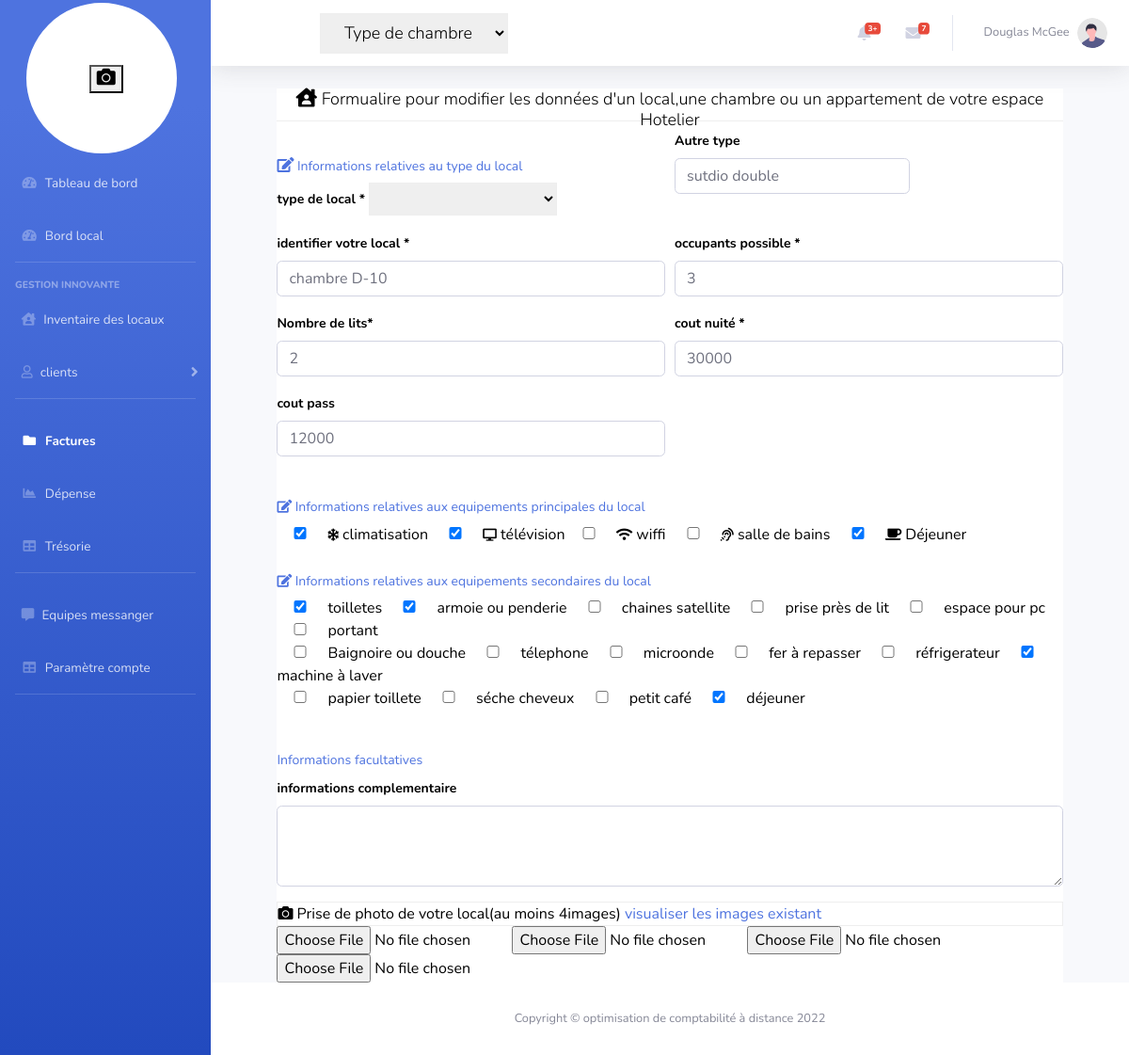
The app's page /edit_data_home.php?home=9987670 (signed in), older data.
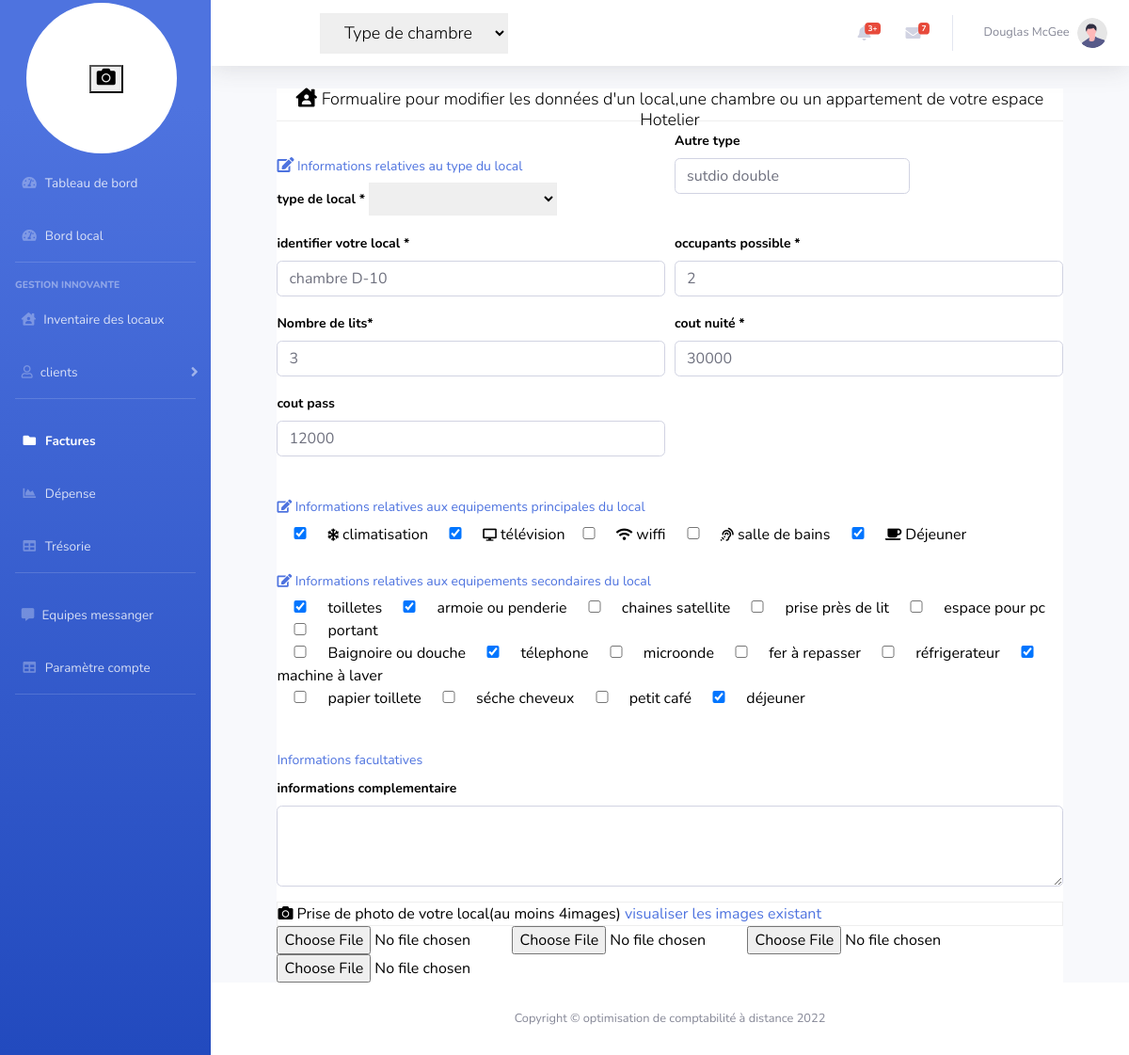
The same page, newer data.
### tables this page shows
CREATE TABLE IF NOT EXISTS `chambre` (
  `id` int(11) NOT NULL AUTO_INCREMENT,
  `id_chambre` int(11) NOT NULL,
  `chambre` varchar(40) NOT NULL,
  `email_ocd` varchar(60) NOT NULL,
  `type_logement` varchar(30) NOT NULL,
  `cout_nuite` varchar(18) NOT NULL,
  `cout_pass` varchar(18) NOT NULL,
  `occupant` tinyint(2) NOT NULL,
  `nombre_lits` tinyint(2) NOT NULL,
  `equipement` varchar(500) NOT NULL,
  `equipements` varchar(300) NOT NULL,
  `infos` varchar(400) NOT NULL,
  `icons` varchar(200) NOT NULL,
  `type` tinyint(2) NOT NULL,
  PRIMARY KEY (`id`),
  UNIQUE KEY `id_chambre` (`id_chambre`),
  KEY `email_ocd` (`email_ocd`)
);

### edit_data_home.php (the view, shortened to what this page needs)
<?php
include('connecte_db.php');
   $home = $_GET['home'];
    $req=$bds->prepare('SELECT id,id_chambre,chambre,type_logement,occupant,nombre_lits,equipements,equipement,cout_nuite,cout_pass,icons,infos FROM chambre WHERE id_chambre= :id_chambre');
    $req->execute(array(':id_chambre'=>$home));
	$donnees = $req->fetch();
	$data = $donnees['equipement'];
	$data1  = $donnees['equipements'];
?>
<!DOCTYPE html>
<html lang="en">
<head>
    <link href="vendor/fontawesome-free/css/all.min.css" rel="stylesheet" type="text/css">
    <link href="css/sb-admin-2.min.css" rel="stylesheet">
    <link href="vendor/datatables/dataTables.bootstrap4.min.css" rel="stylesheet">
</head>
<body id="page-top">
           <?php include('inc_menu_principale.php');?>
        <div id="content-wrapper" class="d-flex flex-column">
            <div id="content">
                <nav class="navbar navbar-expand navbar-light bg-white topbar mb-4 static-top shadow">
                    <form
                        class="navbar-search">
                        <div class="input-group">
                        <div class="input"><select class="form-select form-select-sm" aria-label=".form-select-sm example">
                           <option selected>Type de chambre</option>
                         </select>
                          </div>
                        </div>
                    </form>
                    <ul class="navbar-nav ml-auto">
                        <li class="nav-item dropdown no-arrow mx-1">
                            <a class="nav-link dropdown-toggle" href="#" id="alertsDropdown" role="button"
                                data-toggle="dropdown" aria-haspopup="true" aria-expanded="false">
                                <i class="fas fa-bell fa-fw"></i>
                                <span class="badge badge-danger badge-counter">3+</span>
                            </a>
                        </li>
                        <li class="nav-item dropdown no-arrow mx-1">
                            <a class="nav-link dropdown-toggle" href="#" id="messagesDropdown" role="button"
                                data-toggle="dropdown" aria-haspopup="true" aria-expanded="false">
                                <i class="fas fa-envelope fa-fw"></i>
                                <span class="badge badge-danger badge-counter">7</span>
                            </a>
                        </li>
                        <li class="nav-item dropdown no-arrow">
                            <a class="nav-link dropdown-toggle" href="#" id="userDropdown" role="button"
                                data-toggle="dropdown" aria-haspopup="true" aria-expanded="false">
                                <span class="mr-2 d-none d-lg-inline text-gray-600 small">Douglas McGee</span>
                                <img class="img-profile rounded-circle"
                                    src="img/undraw_profile.svg">
                            </a>
                        </li>
                    </ul>
                </nav>
                <div class="container-fluid">
                    <div class="center">
  <form method="post" id="forms"  enctype="multipart/form-data">
  <h1> <i class='fas fa-house-user' style='font-size:20px'></i> Formualire pour modifier les données d'un local,une chambre ou un appartement de votre espace Hotelier</h1>
   <div class="form-row">
    <div class="form-group col-md-6">
	<h2><i style="font-size:16px" class="fa">&#xf044;</i> Informations relatives au type du local</h2>
      <label for="inputPassword4">type de local *</label>
      <select name="type" class="forms form-select-sm" aria-label=".form-select-sm example">
                           <option value="<?phpecho$donnees['type_logement']?>"><?phpecho$donnees['type_logement'];?></option>
                          </select>
    </div>
    <div class="form-group col-md-6">
      <label for="inputPassword4">Autre type</label>
      <input type="text" class="form-control" name="typs" id="inputEmail4" value="<?php echo$donnees['type_logement'];?>">
    </div>
   <div class="form-group col-md-6">
      <label for="inputEmail4">identifier votre local *</label>
      <input type="text" class="form-control" name="ids" id="ids" required value="<?php echo$donnees['chambre'];?>" required>
    </div>
    <div class="form-group col-md-6">
      <label for="inputPassword4">occupants possible *</label>
      <input type="number" class="form-control" id="num" name="num" value="<?php echo$donnees['occupant'];?>" required>
    </div>
     <div class="form-group col-md-6">
      <label for="inputEmail4">Nombre de lits*</label>
      <input type="number" class="form-control" id="nums" name="nums" value="<?php echo$donnees['nombre_lits'];?>">
    </div>
    <div class="form-group col-md-6">
      <label for="inputPassword4">cout nuité *</label>
      <input type="number" class="form-control" id="count" name="cout" value="<?php echo$donnees['cout_nuite'];?>" required>
    </div>
	<div class="form-group col-md-6">
      <label for="inputPassword4">cout pass </label>
      <input type="number" class="form-control" id="counts" name="couts" value="<?php echo$donnees['cout_pass'];?>" placeholder="">
    </div>
     <div class="form-group col-md-12">
        <h2><i style="font-size:14px" class="fa">&#xf044;</i> Informations relatives aux equipements principales du local</h2>
      <div class="custom-checkbox">
      <input type="checkbox" name="ch[]"  value="<i style='font-size:13px' class='fa'>&#xf2dc;</i> climatisation" <?php $a = "climatisation"; if(strpos($data,$a) !== false){echo'checked';} else{} ?>> <i style='font-size:13px' class='fa'>&#xf2dc;</i> climatisation
     <input type="checkbox" name="ch[]"  value="<i style='font-size:13px' class='fa'>&#xf108;</i> télévision" <?php $a = "télévision"; if(strpos($data,$a) !== false){echo'checked';} else{} ?>> <i style='font-size:13px' class='fa'>&#xf108;</i> télévision<input type="checkbox" name="ch[]"  value="<i style='font-size:14px' class='fa'>&#xf1eb;</i> wiffi">  <i style='font-size:14px' class='fa'>&#xf1eb;</i> wiffi</td> <input type="checkbox" name="ch[]"  value="<i style='font-size:14px' class='fa'>&#xf2a2;</i> salle de baim"> <i style="font-size:14px" class="fa">&#xf2a2;</i> salle de bains
     <input type="checkbox" name="ch[]" value="<i style='font-size:16px' class='fas'>&#xf0f4;</i> Déjeuner" <?php $a = "Déjeuner"; if(strpos($data,$a) !== false){echo'checked';} else{} ?>> <i style="font-size:14px" class="fas">&#xf0f4;</i> Déjeuner
	 </div>
	 <h2><i style="font-size:14px" class="fa">&#xf044;</i> Informations relatives aux equipements secondaires du local</h2>
    <input type="checkbox" name="choix[]"  value="toilletes" <?php $a = "toilletes"; if(strpos($data1,$a) !== false){echo'checked';} else{} ?>> toilletes
    <input type="checkbox" name="choix[]"  value="armoie ou penderie" <?php $a = "armoie"; if(strpos($data1,$a) !== false){echo'checked';} else{} ?>> armoie ou penderie
   <input type="checkbox" name="choix2[]" value="chaines satellite" <?php $a = "chaines satellite"; if(strpos($data1,$a) !== false){echo'checked';} else{} ?>> chaines satellite
   <input type="checkbox" name="choix2[]"  value="prise près du lit" <?php $a = "prise près du lit"; if(strpos($data1,$a) !== false){echo'checked';} else{} ?>> prise près de lit <input type="checkbox" name="choix[]"  value="espace pour pc"> espace pour pc</td>
   <input type="checkbox" name="choix[]"  value="portant" <?php $a = "portant"; if(strpos($data1,$a) !== false){echo'checked';} else{} ?>> portant<br/>
    <input type="checkbox" name="choix[]"  value="baignoire ou douche" <?php $a = "baignoire ou douche"; if(strpos($data1,$a) !== false){echo'checked';} else{} ?>> Baignoire ou douche
   <input type="checkbox" name="choix[]"  value="télephone" <?php $a = "télephone"; if(strpos($data1,$a) !== false){echo'checked';} else{} ?>> télephone
   <input type="checkbox" name="choix[]"  value="microonde" <?php $a = "microonde"; if(strpos($data1,$a) !== false){echo'checked';} else{} ?>> microonde
   <input type="checkbox" name="choix[]"  value="fer à repasser" <?php $a = "fer à repasser"; if(strpos($data1,$a) !== false){echo'checked';} else{} ?>> fer à repasser
   <input type="checkbox" name="choix[]"  value="réfrigérateur" <?php $a = "réfrigerateur"; if(strpos($data1,$a) !== false){echo'checked';} else{} ?>> réfrigerateur
    <input type="checkbox" name="choix[]"  value="machine à laver" <?php $a = "machine à laver"; if(strpos($data1,$a) !== false){echo'checked';} else{} ?>> machine à laver<br/>
     <input type="checkbox" name="choix[]"  value="papier toillete" <?php $a = "papier toillette"; if(strpos($data1,$a) !== false){echo'checked';} else{} ?>> papier toillete
    <input type="checkbox" name="choix[]"  value="séche cheveux" <?php $a = "séche cheveux"; if(strpos($data1,$a) !== false){echo'checked';} else{} ?>> séche cheveux
   <input type="checkbox" name="choix[]"  value="petit café" <?php $a = "petit café"; if(strpos($data1,$a) !== false){echo'checked';} else{} ?>>  petit café
   <input type="checkbox" name="choix[]" value="déjeuner" <?php $a = "déjeuner"; if(strpos($data1,$a) !== false){echo'checked';} else{} ?>> déjeuner
	</div>
    </div>
   <h2>Informations facultatives</h2>
  <div class="form-group">
    <label for="exampleFormControlTextarea1">informations complementaire</label>
    <textarea class="form-control" name="infos" id="infos" rows="3"><?php echo$donnees['infos'];?></textarea>
  </div>
  <div class="d"><i class="fas fa-camera"></i> Prise de photo de votre local(au moins 4images)
  <span class="der"><a href="#" class="der">visualiser les images existant</a></span></div>
  <input type="file" class="test" name="fil[]" id="file1"><input type="file" class="test" name="fil[]" id="file2"><input class="test" type="file" name="fil[]" id="file3">
  <input type="file" class="test" name="fil[]" id="file4">
  <div><input type="submit" value="Modifier les données" id="his"/></div>
  </form>
  </div>
                </div>
            </div>
            <footer class="sticky-footer bg-white">
                <div class="container my-auto">
                    <div class="copyright text-center my-auto">
                        <span>Copyright &copy; optimisation de comptabilité à distance 2022</span>
                    </div>
                </div>
            </footer>
        </div>
    </div>
</body>
</html>

### inc_menu_principale.php (shortened to what this page needs)
 <div id="wrapper">
     <ul class="navbar-nav bg-gradient-primary sidebar sidebar-dark accordion" id="accordionSidebar">
         <a href="#"  title="importer votre logo" class="sidebar-brand d-flex align-items-center justify-content-center" href="index.html">
             <div class="side"><button onclick="document.getElementById('fichier').click(); return false;" id="logo-button"><i class="fas fa-camera" style="font-size:20px;"></i></button>
	</div>
         </a><br/><br/><br/><br/>
         <li class="nav-item">
             <a class="nav-link" href="index.html">
                 <i class="fas fa-fw fa-tachometer-alt"></i>
                 <span>Tableau de bord</span>
             </a>
         </li>
<li class="nav-item">
             <a class="nav-link" href="gestion_data_home.php">
                 <i class="fas fa-fw fa-tachometer-alt"></i>
                 <span>Bord local</span>
             </a>
         </li>
         <hr class="sidebar-divider">
         <div class="sidebar-heading">
             Gestion innovante
         </div>
         <li class="nav-item">
             <a class="nav-link collapsed" title="enregistrer vos locaux" href="inventaire_gestion_home.php"
                 aria-expanded="true" aria-controls="collapseTwo">
                 <i class='fas fa-house-user'></i>
                 <span>Inventaire des locaux </span>
             </a>
         </li>
         <li class="nav-item">
             <a class="nav-link collapsed" title="séjour/réservation.." href="gestion_homes_data.php" data-toggle="collapse" data-target="#collapseUtilities"
                 aria-expanded="true" aria-controls="collapseUtilities">
                 <i class="far fa-user"></i>
                 <span>clients</span>
             </a>
         </li>
         <hr class="sidebar-divider">
         <li class="nav-item active">
             <a class="nav-link" title="facture clients" href="gestion_facture_customer.php"
                 aria-controls="collapsePages">
                 <i class="fas fa-fw fa-folder"></i>
                 <span>Factures</span>
             </a>
         </li>
         <li class="nav-item">
             <a class="nav-link" href="charts.html">
                 <i class="fas fa-fw fa-chart-area"></i>
                 <span>Dépense</span></a>
         </li>
         <li class="nav-item">
             <a class="nav-link" href="tables.html">
                 <i class="fas fa-fw fa-table"></i>
                 <span>Trésorie</span></a>
         </li>
         <hr class="sidebar-divider d-none d-md-block">
         <li class="nav-item">
             <a class="nav-link" href="tables.html">
                 <i class="fas fa-comment-alt"></i>
                 <span>Equipes messanger</span></a>
         </li>
<?php
if($_SESSION['permission']=="user:boss") {
         echo'<li class="nav-item">
             <a class="nav-link" href="tables.html">
                 <i class="fas fa-fw fa-table"></i>
                 <span>Paramètre compte</span></a>
         </li>';
}
?>
         <hr class="sidebar-divider d-none d-md-block">
     </ul>

### edit_data_home.php (style rules this page uses)
h1,select { height:35px;border-color:#eee;text-align:center;border-bottom:1px solid #eee;font-family:Nunito,-apple-system,BlinkMacSystemFont,"Segoe UI",Roboto,"Helvetica Neue",Arial,sans-serif,"Apple Color Emoji","Segoe UI Emoji","Segoe UI Symbol","Noto Color Emoji";font-size:18px;font-weight:300;color:black;margin-left:%; }
.center { background-color:white;width:80%;height:950px; }
.inputs,.input { margin-left:5%;float:left; }
.form-select { margin-left:40%;width:200px;height:43px; }
.forms { width:200px;font-family:Nunito,-apple-system,BlinkMacSystemFont,"Segoe UI",Roboto,"Helvetica Neue",Arial,sans-serif,"Apple Color Emoji","Segoe UI Emoji","Segoe UI Symbol","Noto Color Emoji";font-size:14px;font-weight:bold;color:black }
h2 { font-size:16px;margin-top:30px;width:500px;font-family:Nunito,-apple-system,BlinkMacSystemFont,"Segoe UI",Roboto,"Helvetica Neue",Arial,sans-serif,"Apple Color Emoji","Segoe UI Emoji","Segoe UI Symbol","Noto Color Emoji";font-size:14px;color:#4e73df }
input { width:50px; }
#file1,#file2,#file3,#file4 { width:250px; }
#inputEmail4 { width:250px; }
textarea { width:50%; }
label { color:black;font-family:Nunito,-apple-system,BlinkMacSystemFont,"Segoe UI",Roboto,"Helvetica Neue",Arial,sans-serif,"Apple Color Emoji","Segoe UI Emoji","Segoe UI Symbol","Noto Color Emoji";font-size:14px;font-weight:bold;color:black }
.center { width:90%;margin-left:5%;background-color:white; }
#forms { color:black; }
.d { border:1px solid #eee; }
.side { color:#A9D3F2;padding:35%;text-align:center;margin-left:-8%;width:160px;height:160px;border-radius:50%;background:white;border:2px solid white;margin-top:95px; }
ul a { margin-left:3%; }

Row changes from the older to the newer data that the page shows:
changed chambre "sutdio double": num "3" → "2"; nums "2" → "3"; equipements "☐" → "☑"
